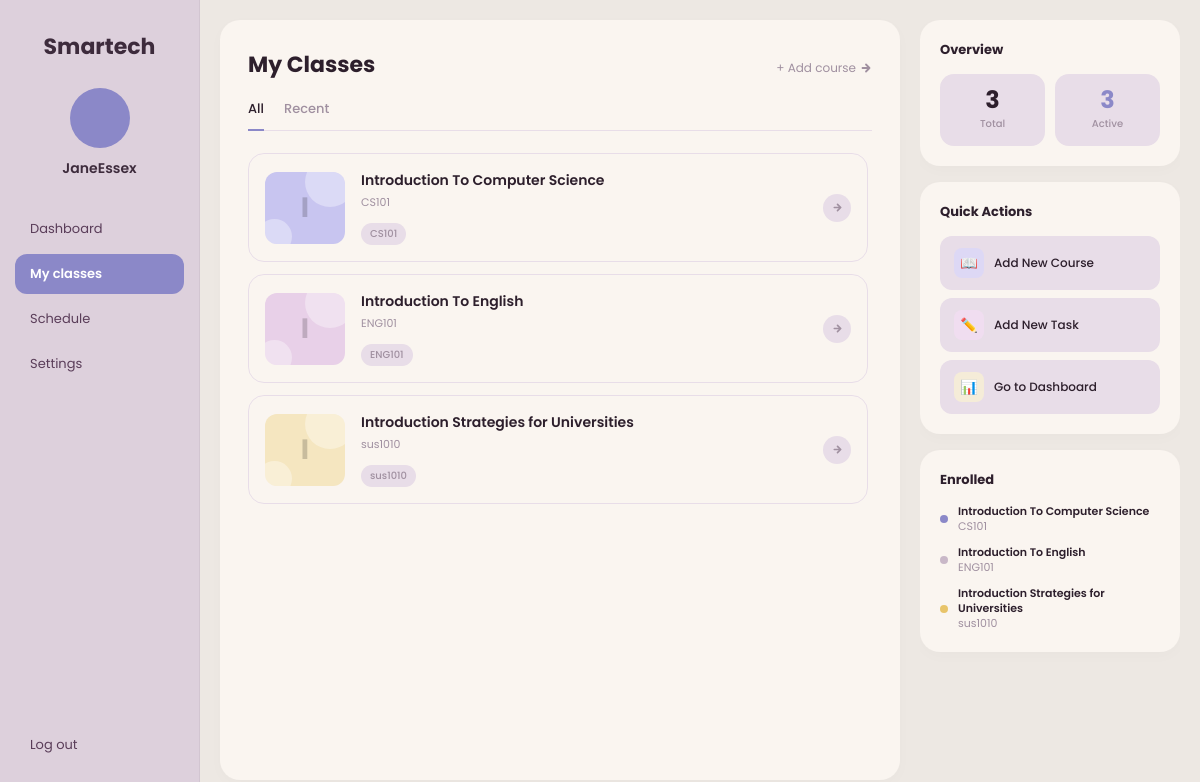
The app's page /courses (signed in) with its own data.
### models.py (models this page shows, shortened)
class User(UserMixin, db.Model):
    id = db.Column(db.Integer, primary_key=True)
    username = db.Column(db.String(100), unique=True, nullable=False)
    email = db.Column(db.String(150), unique=True, nullable=False)
    password_hash = db.Column(db.String(200), nullable=False)
    is_admin = db.Column(db.Boolean, default=False, nullable=False)
    courses = db.relationship('Course', backref='user', lazy=True)
    tasks = db.relationship('Task', backref='user', lazy=True)
    otp_code = db.Column(db.String(6), nullable=True)
    otp_expiry = db.Column(db.DateTime, nullable=True)

class Course(db.Model):
    id = db.Column(db.Integer, primary_key=True)
    course_name = db.Column(db.String(150), nullable=False)
    course_code = db.Column(db.String(50), nullable=False)
    user_id = db.Column(db.Integer, db.ForeignKey('user.id'), nullable=False)
    tasks = db.relationship('Task', backref='course', lazy=True)

### app.py (the view)
@app.route("/courses")
@login_required
def courses():
    courses = Course.query.filter_by(user_id=current_user.id).all()
    return render_template("courses.html", courses=courses)

### app.py (called while the page is built)
@login_manager.user_loader
def load_user(user_id):
    return User.query.get(int(user_id))

### templates/courses.html (shortened to what this page needs)
{% extends "base.html" %}
{% block content %}
<div class="courses-main">
  <div class="courses-header">
    <h2 class="courses-title">My Classes</h2>
    <a href="{{ url_for('add_course') }}" class="add-course-link">
      + Add course
      <svg width="12" height="12" viewBox="0 0 12 12" fill="none" stroke="currentColor" stroke-width="1.8" stroke-linecap="round" stroke-linejoin="round">
        <path d="M2.5 6h7M6 2.5l3.5 3.5L6 9.5"/>
      </svg>
    </a>
  </div>
  <div class="filter-tabs">
    <div class="filter-tab active" onclick="setTab(this)">All</div>
    <div class="filter-tab" onclick="setTab(this)">Recent</div>
  </div>
  <div class="course-list">
    {% for course in courses %}
    <a href="{{ url_for('course_detail', course_id=course.id) }}" class="course-row">
      <div class="course-thumb">
        <span class="thumb-letter">{{ course.course_name[0] | upper }}</span>
      </div>
      <div class="course-info">
        <div class="course-name">{{ course.course_name }}</div>
        <div class="course-meta">{{ course.course_code }}</div>
        <span class="course-tag">{{ course.course_code }}</span>
      </div>
      <div class="open-btn">
        <svg width="11" height="11" viewBox="0 0 12 12" fill="none" stroke-width="1.8" stroke-linecap="round" stroke-linejoin="round">
          <path d="M2.5 6h7M6 2.5l3.5 3.5L6 9.5"/>
        </svg>
      </div>
    </a>
    {% endfor %}
  </div>
</div>
<div class="courses-sidebar">
  <div class="panel-card">
    <p class="panel-title">Overview</p>
    <div class="stats-row">
      <div class="stat-box">
        <div class="stat-number">{{ courses | length }}</div>
        <div class="stat-label">Total</div>
      </div>
      <div class="stat-box">
        <div class="stat-number" style="color:var(--purple);">{{ courses | length }}</div>
        <div class="stat-label">Active</div>
      </div>
    </div>
  </div>
  <div class="panel-card">
    <p class="panel-title">Quick Actions</p>
    <div class="quick-actions">
      <a href="{{ url_for('add_course') }}" class="action-btn">
        <div class="action-icon" style="background:#ddd8f5;">📖</div>
        Add New Course
      </a>
      <a href="{{ url_for('add_task') }}" class="action-btn">
        <div class="action-icon" style="background:#f0ddf0;">✏️</div>
        Add New Task
      </a>
      <a href="{{ url_for('dashboard') }}" class="action-btn">
        <div class="action-icon" style="background:#f5ecd8;">📊</div>
        Go to Dashboard
      </a>
    </div>
  </div>
  {% if courses %}
  <div class="panel-card">
    <p class="panel-title">Enrolled</p>
    <div class="activity-list">
      {% set dot_colors = ['#8b88c8','#c9b8c8','#e8c46a','#a8c8a8','#d9a3b3'] %}
      {% for course in courses %}
      <div class="activity-item">
        <div class="activity-dot" style="background:{{ dot_colors[loop.index0 % 5] }};"></div>
        <div class="activity-text">
          <strong>{{ course.course_name }}</strong><br>
          {{ course.course_code }}
        </div>
      </div>
      {% endfor %}
    </div>
  </div>
  {% endif %}
</div>
{% endblock %}

### templates/base.html (shortened to what this page needs)
<!DOCTYPE html>
<html lang="en">
<head>
</head>
<body>
    {% if current_user.is_authenticated and request.endpoint not in ['login', 'register', 'verify_otp'] %}
    <nav id="sidebar">
        <div class="logo">Smartech</div>
        <div class="user-profile">
            <div></div>
            <div style="font-weight:600; font-size:14px; color:#3d2b3c;">
                {{ current_user.username }}
            </div>
        </div>
        <div class="nav-links">
            <a href="{{ url_for('dashboard') }}"
               class="nav-item {% if request.endpoint == 'dashboard' %}active{% endif %}">
               Dashboard
            </a>
            <a href="{{ url_for('courses') }}"
               class="nav-item {% if request.endpoint in ['courses', 'course_detail'] %}active{% endif %}">
               My classes
            </a>
            <a href="{{ url_for('schedule') }}"
               class="nav-item {% if request.endpoint == 'schedule' %}active{% endif %}">
               Schedule
            </a>
            <a href="{{ url_for('settings') }}"
               class="nav-item {% if request.endpoint == 'settings' %}active{% endif %}">
               Settings
            </a>
        </div>
        <a href="{{ url_for('logout') }}" class="nav-item">Log out</a>
    </nav>
    {% endif %}
    <main>
        {% block content %}{% endblock %}
    </main>
</body>
</html>

### templates/base.html (style rules this page uses)
:root { --purple: #8b88c8; --pink: #c9b8c8; --gold: #e8c46a; --bg-main: #ede8e3; --card-bg: #faf5f0; --card-bg2: #e8dde8; --sidebar-bg: #ddd0dc; --text-dark: #2d1f2c; --text-muted: #a090a0; }
* { box-sizing: border-box; }
body { font-family: 'Poppins', sans-serif; background-color: var(--bg-main); margin: 0; padding: 0; display: flex; height: 100vh; width: 100vw; overflow: hidden; }
nav { width: 200px; background-color: var(--sidebar-bg); padding: 30px 15px; display: flex; flex-direction: column; flex-shrink: 0; border-right: 1px solid rgba(0,0,0,0.05); transition: transform 0.3s ease; z-index: 100; }
.logo { font-size: 22px; font-weight: 700; color: #3d2b3c; margin-bottom: 25px; text-align: center; }
.user-profile { text-align: center; margin-bottom: 30px; }
.user-profile div:first-child { width: 60px; height: 60px; border-radius: 50%; background: var(--purple); margin: 0 auto 10px; }
.nav-links { flex-grow: 1; }
.nav-item { display: flex; align-items: center; padding: 10px 15px; color: #5a3d59; text-decoration: none; border-radius: 12px; margin-bottom: 5px; font-size: 13px; transition: background 0.2s ease, transform 0.15s ease; }
.nav-item.active { background: var(--purple); color: white; font-weight: 600; }
main { flex: 1; display: grid; grid-template-columns: 1fr 260px; gap: 20px; padding: 20px; height: 100%; overflow: hidden; box-sizing: border-box; min-width: 0; }

### records on screen
User: username "JaneEssex"
Course: course_name "I", course_name "Introduction To Computer Science", course_code "CS101"
Course: course_name "I", course_name "Introduction To English", course_code "ENG101"
Course: course_name "I", course_name "Introduction Strategies for Universities", course_code "sus1010"

### other values on screen
{{ courses | length }} "3"
